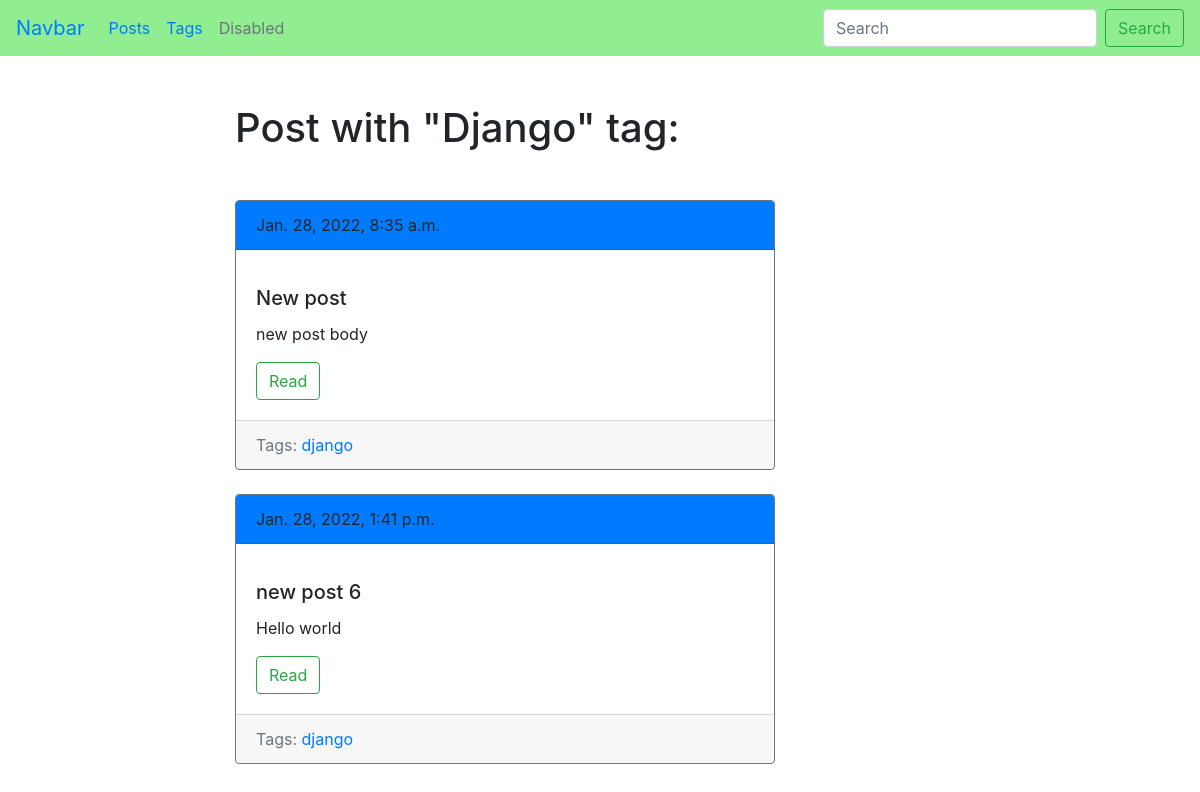
Screenshot of /blog/tag/django/ with the database file from the repository.
### blog/models.py (models this page shows, shortened)
class Tag(models.Model):
    title = models.CharField(max_length=50)
    slug = models.SlugField(max_length=50)
    def get_absolute_url(self):
        return reverse('tag_detail_url', kwargs={'slug': self.slug})

class Post(models.Model):
    title = models.CharField(max_length=150, db_index=True)
    slug = models.SlugField(max_length=150, blank=True, unique=True)
    body = models.TextField(blank=True, db_index=True)
    tags = models.ManyToManyField('Tag', blank=True, related_name='posts')  # posts=post__set
    date_pub = models.DateTimeField(auto_now_add=True)
    def get_absolute_url(self):
        return reverse('post_detail_url', kwargs={'slug': self.slug})

### blog/views.py (the view)
# urls.py: path('tag/<str:slug>/', TagDetail.as_view(), name='tag_detail_url'),
class TagDetail(ObjectDetailMixin, View):
    model = Tag
    template = 'blog/tag_detail.html'

### blog/utils.py (called while the page is built)
    def get(self, request, slug):
        obj = get_object_or_404(self.model, slug__iexact=slug)
        return render(request, self.template,
                      context={self.model.__name__.lower(): obj, 'admin_object': obj, 'detail': True}
                      )

### blog/templates/blog/tag_detail.html (shortened to what this page needs)
{% extends 'blog/base_blog.html' %}
{% block content %}
	<h1 class="mb-5">Post with "{{ tag.title|title }}" tag:</h1>
	{% for post in tag.posts.all %}
		{% include 'blog/includes/post_card_template.html' %}
	{% endfor %}
{% endblock %}

### blog/templates/blog/includes/post_card_template.html
<div class="card border-secondary mb-4">
	<div class="card-header bg-primary mb-3">
		{{ post.date_pub }}
	</div>
	<div class="card-body">
		<h5 class="card-title">{{ post.title}}</h5>
		<p class="card-text">{{ post.body|truncatewords:15 }}</p>
		<a href="{{ post.get_absolute_url }}" class="btn btn-outline-success">Read</a>
	</div>
	<div class="card-footer text-muted">
		Tags:
		{% for tag in post.tags.all %}
			<a href="{{ tag.get_absolute_url }}">{{ tag.title }}</a>
		{% endfor %}
	</div>
</div>

### rows the page displays
Tag: title "Django", title "django"
Post: date_pub "Jan. 28, 2022, 8:35 a.m.", title "New post", body "new post body"
Post: date_pub "Jan. 28, 2022, 1:41 p.m.", title "new post 6", body "Hello world"
